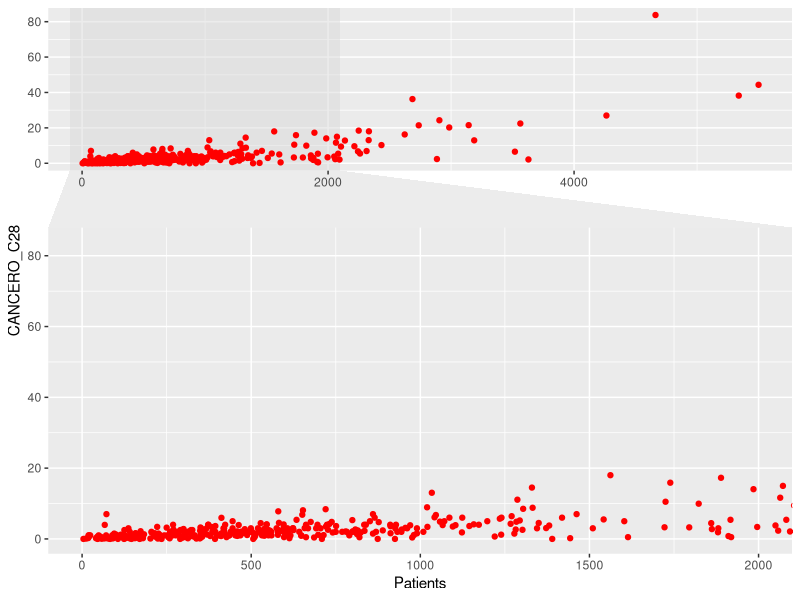
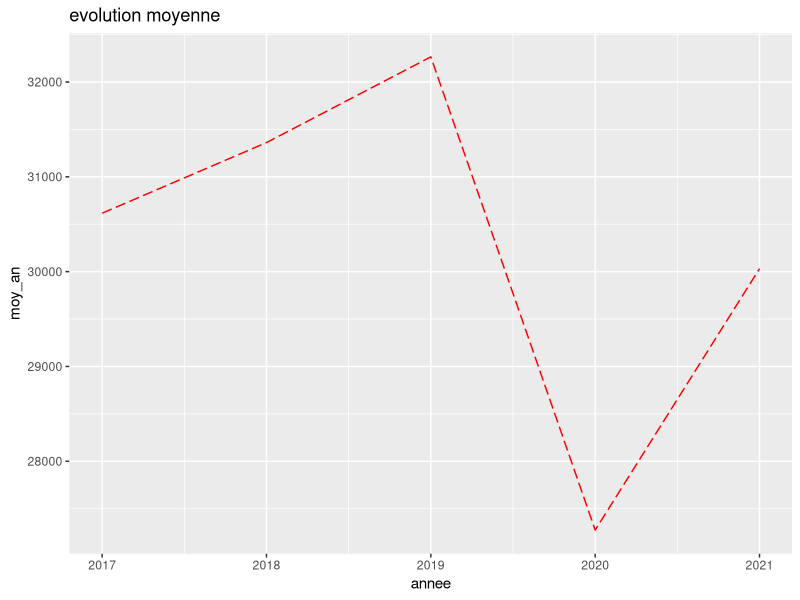
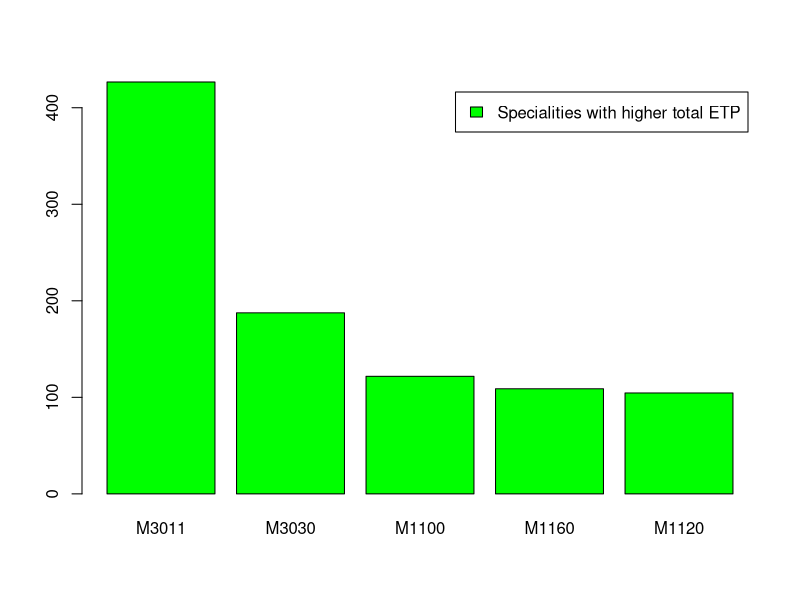
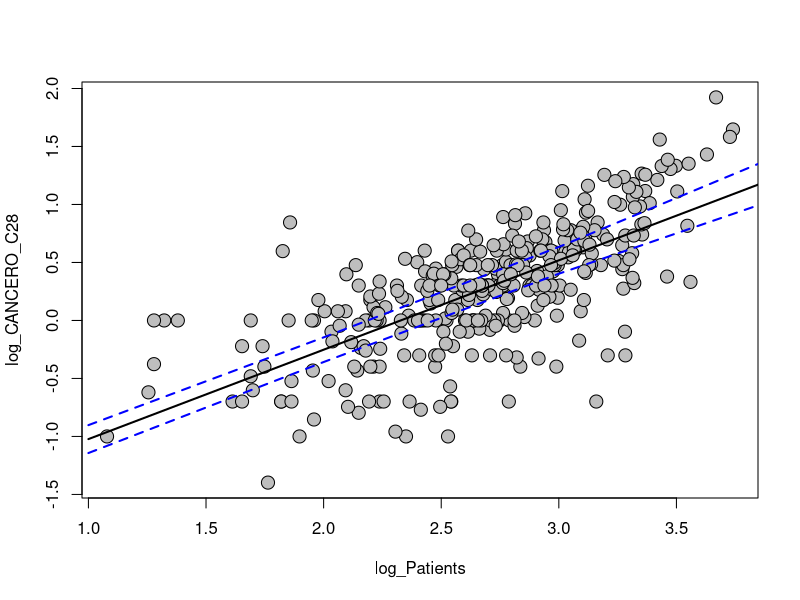
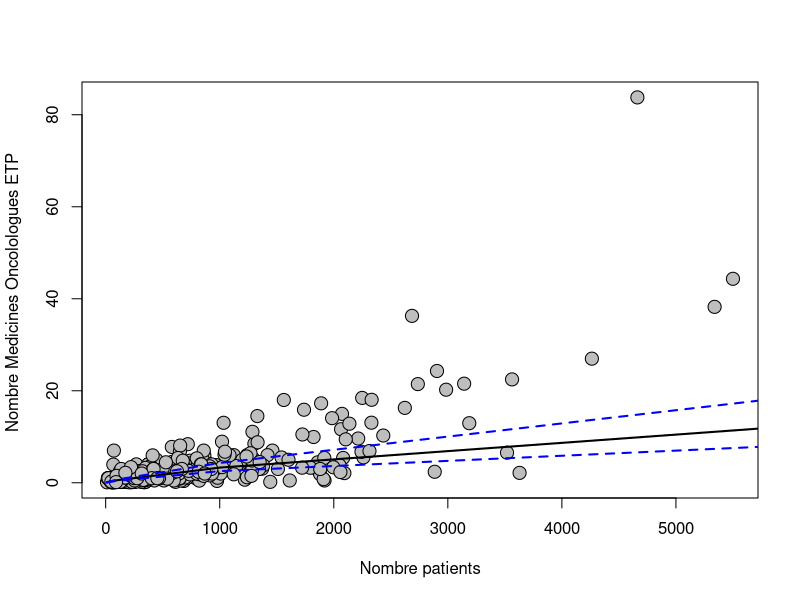

These figures' R source, in order:
## ---- chunk 1
#To run first
#Imports of packages
library('tidyverse')
library("ggforce") #for graphs
library("dplyr") #for sql data manipulation
library("sqldf")
library("lmtest") #for Breusch-Pagan Test for etero
library("FactoMineR")
## ---- chunk 2

getwd()
setwd(dirname(rstudioapi::getActiveDocumentContext()$path))

cancero <- read.csv(file = "Donnees-20221103/CANCERO_2019.csv",
                    header = TRUE, sep = ";", dec = ".")

desc_cancero <- read.csv(file = "Donnees-20221103/Desc_Cancero_Urgences.csv",
                         header = TRUE, sep = ",", dec = ".")

urgences2017  <- read.csv(file = "Donnees-20221103/URGENCES2_2017.csv",
                         header = TRUE, sep = ";", dec = ".")

urgences2018  <- read.csv(file = "Donnees-20221103/URGENCES2_2018.csv",
                         header = TRUE, sep = ";", dec = ".")

urgences2019  <- read.csv(file = "Donnees-20221103/URGENCES2_2019.csv",
                         header = TRUE, sep = ";", dec = ".")

urgences2020  <- read.csv(file = "Donnees-20221103/URGENCES2_2020.csv",
                         header = TRUE, sep = ";", dec = ".")

urgences2021  <- read.csv(file = "Donnees-20221103/URGENCES2_2021.csv",
                         header = TRUE, sep = ";", dec = ".")

Q20 <- read.csv(file = "Donnees-20221103/Q20_2019.csv",
                         header = TRUE, sep = ";", dec = ".")

desc_Q20 <- read.csv(file = "Donnees-20221103/Desc_Q20.csv",
                         header = TRUE, sep = ",", dec = ".")

## ---- chunk 3
#attach databases, only run once
attach(cancero)
attach(desc_cancero)

## ---- chunk 4
#Define functions

#given an iterable X returns a vector without doublons of elements in L
no_doublons <- function(X){
      L <- list()
      for (x in X){
            if (! x %in% L){
                  L <- c(L,x)
            }
      }
      return(L)
}

#sum excluding na values
sum2 <- function(vector) {
      return(sum(vector[! is.na(vector)]))
}



## ---- chunk 5
N_chem_adults_MCO <- sum(CANCERO_A11[! is.na(CANCERO_A11)])
print(N_chem_adults_MCO)
## ---- chunk 6
N_chem_adults_HAD <- sum(CANCERO_B11[! is.na(CANCERO_B11)]) 
N_chem_childs_MCO <- sum(CANCERO_C11[! is.na(CANCERO_C11)]) 
N_chem_childs_HAD <- sum(CANCERO_D11[! is.na(CANCERO_D11)]) 

HAD_tot <- N_chem_adults_HAD + N_chem_childs_HAD
MCO_tot <- N_chem_adults_MCO + N_chem_childs_MCO
sprintf("The HAD adults percentage is :%.2f%%", N_chem_adults_HAD/HAD_tot*100)
sprintf("The MCO adults percentage is: %.2f%%", N_chem_adults_MCO/MCO_tot*100)

## ---- chunk 7
cancero$Patients <- CANCERO_A11 + CANCERO_B11 + CANCERO_C11 + CANCERO_D11


ggplot(cancero) + 
      geom_point(aes(x = Patients, y = CANCERO_C28), col = "red")+
      facet_zoom(xlim = c(0, 2000)) #zoom

## ---- chunk 8
#il y a un souci ici je pense A REVOIR
#urgenero <- merge(cancero, urgences, by = "FI") #inner join
urgtot <- urgences2019[urgences2019$URG== "GEN", "dt80"] + urgences2019[urgences2019$URG == "GEN", "dt18"]
prop <- urgences2019[urgences2019$URG== "GEN", "dt80"] / urgtot
sprintf("l’unité d’urgence générale pour laquelle la proportion de patients de moins de 18 ans est la plus élevée est FI = %s", 
         urgences2019[urgences2019$URG =="GEN", ]$FI[which.max(prop)])
## ---- chunk 9
nb_unit_lit_nouveaux <-0
urgences2019_2020<-merge(urgences2019[urgences2019$URG == "GEN",],urgences2020[urgences2020$URG == "GEN",], by="FI")
nb_lit_nouveaux<-urgences2019_2020[,"LIT_UHCD.x"]-urgences2019_2020[, "LIT_UHCD.y"]
nb_lit_nouveaux<-nb_lit_nouveaux[!is.na(nb_lit_nouveaux)]
for(i in seq(1,length(nb_lit_nouveaux))){
  if (nb_lit_nouveaux[i] > 0){
    nb_unit_lit_nouveaux <- nb_unit_lit_nouveaux +1
  }
}
sprintf("nombre d’unites générales qui ont rajoute des lits en 2020 par rapport a 2019 : %i", nb_unit_lit_nouveaux)
## ---- chunk 10
moy_2017<-mean(urgences2017[urgences2017$URG == "GEN","PASSU"],na.rm=TRUE)
moy_2018<-mean(urgences2018[urgences2018$URG == "GEN","PASSU"],na.rm=TRUE)
moy_2019<-mean(urgences2019[urgences2019$URG == "GEN","PASSU"],na.rm=TRUE)
moy_2020<-mean(urgences2020[urgences2020$URG == "GEN","PASSU"],na.rm=TRUE)
moy_2021<-mean(urgences2021[urgences2021$URG == "GEN","PASSU"],na.rm=TRUE)

moy_an<-c(moy_2017,moy_2018,moy_2019,moy_2020,moy_2021)
annee<- c(2017,2018,2019,2020,2021)
evo_an<-data.frame(annee, moy_an)

ggplot(data = evo_an, aes(x=annee, y=moy_an )) + 
  geom_line(color = "red", linetype = 5) +
   ggtitle("evolution moyenne")
## ---- chunk 11
d = dim(Q20)
colran = 1:d[2]
rowran = 1:d[1]
for (i in colran) {
      n_na = length(rowran[is.na(Q20[,i])])  
      name = names(Q20)[i]
      print(sprintf("La proportion de donnèes manquantes de %s est %.3f per cent",
                     name,  n_na/d[1]*100))
}

## ---- chunk 12

#Names of all specialities, last is "total"
specialites <- sqldf('select distinct "Label.modalité", "Valeur.Modalité"
                      from desc_Q20
                      where "Variable" = "EFFSALPLF" or
                      "Variable" = "EFFSALPLH"')

propH <- t(rbind(specialites[, 1], specialites[, 2], specialites[,1])) #has one row for every speciality and 3 columns
len <- dim(propH)[1]

#Could've also added a new variable to specialites
for (i in 1:len) {
      job <- propH[i,]
      H_indices <- Q20$"PERSO" == job[2]
      F_indices <- Q20$"PERSO" == job[2]
      Hommes_job_total <- sum2(Q20$"EFFSALPLH"[H_indices])
      Femmes_job_total <- sum2(Q20$"EFFSALPLF"[F_indices])
      job_total <- Hommes_job_total + Femmes_job_total

      propH[i,3] <- Hommes_job_total / job_total
}
## ---- chunk 13
i <- which.max(propH[,3])
sprintf("%s has a male staff percentage of %.2f%%", propH[i,1], as.double(propH[i,3])*100)
## ---- chunk 14
i <- which.min(propH[,3])
sprintf("%s has a male staff percentage of %.2f%%", propH[i,1], as.double(propH[i,3])*100)
## ---- chunk 15
dist_vector <- abs(as.double(propH[,3]) - 1/2)
i <- which.min(propH[,3])
sprintf("%s has a male staff percentage of %.2f%%", propH[i,1], as.double(propH[i,3])*100)
## ---- chunk 16

specialites$ETP_tot <- rep(0,len)

for (i in 1:len) {
      indices <- Q20$"PERSO" == specialites[i,2] #finds indices corresponding to speciality ID
      tot_ETP <- sum2(Q20$"ETP_PU"[indices])
      specialites$ETP_tot[i] <- tot_ETP
}

ordered_specialites <- specialites[order(specialites$ETP_tot, decreasing = TRUE),]

## ---- chunk 17
indices <- c(1,3)
print(ordered_specialites[2:6,indices]) #the first line is the total
short_ordered_specialites <- ordered_specialites[2:6,]

barplot(height = short_ordered_specialites[,3], names.arg = short_ordered_specialites[,2], legend.text = "Specialities with higher total ETP", col = "green")


## ---- chunk 18
#variables we care about: Patients, CANCERO_C28 of cancero
model_cancero <- lm(CANCERO_C28 ~ Patients, data = cancero)
bptest(model_cancero)

## ---- chunk 19
cancero$log_Patients <- log10(cancero$Patients)
#cancero$log_Patients[is.infinite(cancero$log_Patients),] <- NA 
cancero$log_CANCERO_C28 <- log10(cancero$CANCERO_C28)
cancero$log_CANCERO_C28[is.infinite(cancero$log_CANCERO_C28)] <- NA 
model2_cancero <- lm(log_CANCERO_C28 ~ log_Patients, data = cancero)
bptest(model2_cancero)

## ---- chunk 20
summary(model2_cancero)
## ---- chunk 21
#remove Na values
  x <- cancero$log_Patients
  y <- cancero$log_CANCERO_C28
  non_na_indices <- !is.na(x + y) 
  x <- x[non_na_indices]
  y <- y[non_na_indices]
  #non_null_indices <- !is.null(x+y)
  #x <- x[non_null_indices]
  #y <- y[non_null_indices]
  
  n <- length(x) #find number of samples after removal of Na values
  lm.model <- lm(y ~ x) # Fit linear model

  
  # Extract fitted coefficients from model
  b0 <- lm.model$coefficients[1]
  b1 <- lm.model$coefficients[2]
  
  # Find SSE and MSE
  sse <- sum((y - lm.model$fitted.values)^2)
  mse <- sse / (n - 2)
  t.val <- qt(0.975, n - 2) # Calculate critical t-value
  
  # Fit linear model with extracted coefficients
  x_new <- 1:max(x)
  y.fit <- b1 * x_new + b0
  
  # Find the standard error of the regression line
  se <- sqrt(sum((y - y.fit)^2) / (n - 2)) * sqrt(1 / n + (x - mean(x))^2 / sum((x -      mean(x))^2))
  
  # Fit a new linear model that extends past the given data points (for plotting)
  x_new2 <- 1:max(x + 100)
  y.fit2 <- b1 * x_new2 + b0
  
   # Warnings of mismatched lengths are suppressed
  slope.upper <- suppressWarnings(y.fit2 + t.val * se)
  slope.lower <- suppressWarnings(y.fit2 - t.val * se)
  x_bands <- 1:length(se)
  
  # Collect the computed confidence bands into a data.frame and name the colums
  bands <- data.frame(cbind(slope.lower, slope.upper))
  colnames(bands) <- c('Lower Confidence Band', 'Upper Confidence Band')
  
  # Plot the fitted linear regression line and the computed confidence bands
  plot(x, y, cex = 1.75, pch = 21, bg = 'gray', xlab = "log_Patients", ylab = "log_CANCERO_C28")
  lines(y.fit2, col = 'black', lwd = 2)
  lines(bands[1], col = 'blue', lty = 2, lwd = 2)
  lines(bands[2], col = 'blue', lty = 2, lwd = 2)
  
  # Plot the fitted linear regression line and the computed confidence bands
  # on the non-log adjusted graph 
  
  plot(10^x, 10^y, cex = 1.75, pch = 21, bg = 'gray', xlab = "Nombre patients",   ylab = "Nombre Medicines Oncolologues ETP ")
  lines(y = 10^y.fit2, x= 10^x_new2, col = 'black', lwd = 2)
  lines(y = 10^bands[,1], x = 10^x_bands, col = 'blue', lty = 2, lwd = 2)
  lines(y = 10^bands[,2], x = 10^x_bands, col = 'blue', lty = 2, lwd = 2)
